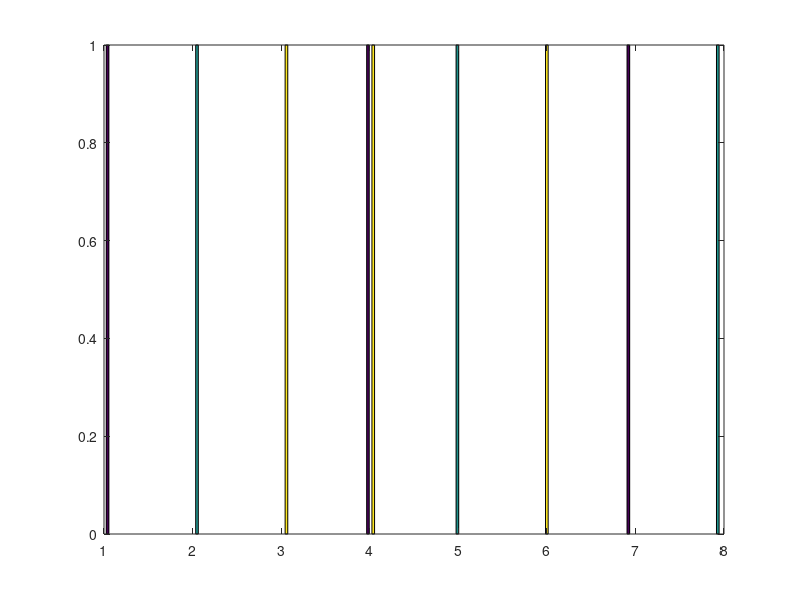

Write MATLAB code to recreate this figure. (Note: this script raises an error after producing the figure.)
% The ; denotes a new row
A = [1 2 3; 4 5 6; 7 8 4]
B = [1 4 3; 5 2 3; 1 4 4]

% This is a vector
v = [1; 2; 3]

[m, n] = size(A) % returns a row matrix
size(A, 1) % return the 1st element of size i.e #row
size(A, 2) %            2nd                     #col

length(A) % return the size of the longest dimension

% get 2nd row 3rd column of a matric
a_23 = A(2, 3)

A(2:3, 1:2)
A([1, 3], :) % get row 1 and 3, all the columns
% USE THESE FOR ASSIGNMENT AS WELL

[A [10; 11; 12]] % add another column to the right
% USE THIS TO CONCATENATING 2 matrix as well
[A; B] % to the bottom

A(:) % put all elements of A in a single vector

% scalar multiplication
5*A
A/2

% add matrix with scalar
A + 5

% multiply matrices
A * v

A .* B % multiply element-wise
A .^ 2
1 ./ A
log(A) % element-wise as well
exp(A) % ....................
abs(A) % ....................
A < 3  % ....................

% a 2 by 2 identity matrix
I = eye(2)

% transpose
A'

% inverse
pinv(A)
inv(A)
% pinv() compute inverse of (X'*X) even when it is non-invertible

val = max(A) % return the maximum value of each COLUMN A
[val, ind] = max(A) % return the index as well
max(A, B) % take elemen-wise maximum
max(A, [], 1) % take column-wise maximum
max(A, [], 2) % take row-wise maximum
max(max(A)) % return overall maximum

1 && 0 % AND
1 || 0 % OR
xor(1, 0) % XOR

1 ~= 2

2^6 == 64

a = pi; % semicolon supression output

disp(a); % display a even with semicolon

disp(sprintf('2 decimals: %0.2f', a)) % print string with C-style

format long
format short

v = 1:0.25:2 % row matrix 1 through 2 with step 0.25

ones(2, 3) % 2 by 3 matrix of all 1

zeros(1, 3)

rand(1, 3) % 1 by 3 matrix of all random numbers between 0 and 1

randn(1, 3) % 1 by 3 matrix of random numbers in Gaussian distribution with mean 0 and standard deviation 1

w = -6 + sqrt(10)*randn(1, 10000);
hist(A, 50) % histogram of A with 50 bins

pwd % return the current path

load('newfile.py') % load file (maybe in form of matrix)

who % show variables in the workspace
whos % gives more details
clear variables_name % remove a variable from the current scope, clear all if no parameters

save newfile.py A % save A to a file
save newfile.py A -ascii % save in human-readable instead of binary in case A is too large

find(v < 2)
[r, c] = find(A < 3) % return indexes

magic(4) % create a matrix with rows, columns, diagonals sums up to same thing

sum(v)
sum(A, 1) % column-wise sum
sum(A, 2) % row-wise sum
prod(v)
floor(v)
ceil(v)

flipud(A)

t = [0:0.01:0.98]
y = sin(t)
z = cos(t)
plot(t, y)
hold on;
plot(t, z, 'r')
xlable('time')
ylabel('value')
legend('sin', 'cos')
title('My plot')
print -dpng 'my_plot.png'
close
figure(1); plot(t, y)
figure(2), plot(t, z)
subplot(1, 2, 1) % divide plot a 1 by 2 grid, access the 1st element
plot(t, y)
subplot(1, 2, 2) % ......
plot(t, z)
axis([-3 3 -2 2])
clf
imagesc(A)
imagesc(A), colorbar, colormap gray;

% NOTE that octave indexes from 1, not 0.
v = magic(3)(:)
for i = 1:10,
    v(i) = 2^i;
    end;

i = 1
while true,
    v(i) = 100;
    if i == 1,
        disp('Starting');
    elseif i == 2,
        disp('OK');
    else
        break;
        end;
    i = i + 1;
    end;


addpath('/media/tran/19EC-1803/Working_space/public/HUST/Machine_learning/coursera') % add address to octave search path

PS1('>> ')